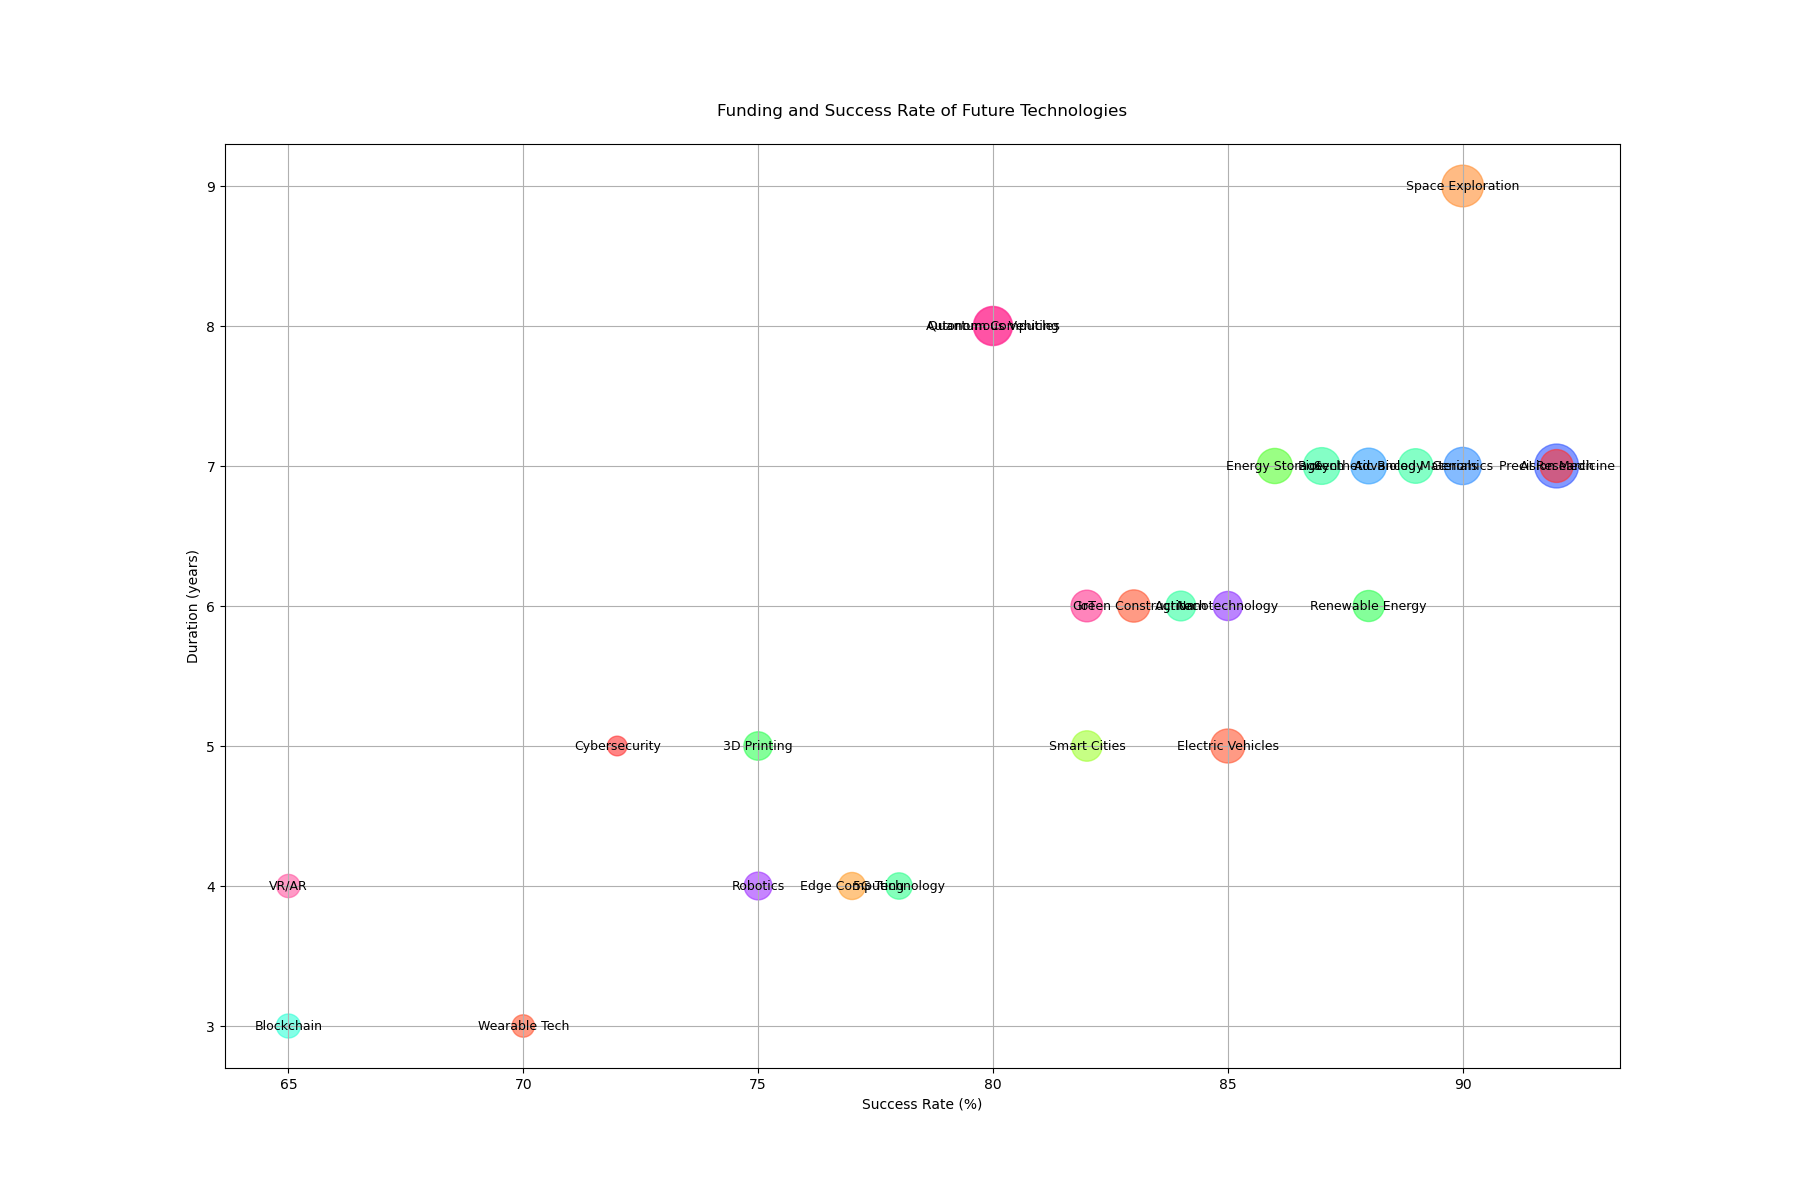

Write the Python code that produced this figure.

import matplotlib.pyplot as plt

data = {
    'Category': ["Electric Vehicles", "Renewable Energy", "AI Research", "Quantum Computing", "Biotech",
                 "Robotics", "Space Exploration", "Blockchain", "Cybersecurity", "5G Technology", 
                 "Nanotechnology", "Green Construction", "Advanced Materials", "Autonomous Vehicles",
                 "Smart Cities", "Wearable Tech", "Genomics", "Edge Computing", "3D Printing", "IoT",
                 "Synthetic Biology", "VR/AR", "Agritech", "Precision Medicine", "Energy Storage"],
    'Funding Amount ($M)': [300, 250, 500, 400, 350, 200, 450, 150, 100, 180, 220, 270, 310, 380, 240, 130, 360, 190, 210, 260, 330, 140, 230, 280, 320],
    'Success Rate (%)': [85, 88, 92, 80, 87, 75, 90, 65, 72, 78, 85, 83, 89, 80, 82, 70, 90, 77, 75, 82, 88, 65, 84, 92, 86],
    'Duration (years)': [5, 6, 7, 8, 7, 4, 9, 3, 5, 4, 6, 6, 7, 8, 5, 3, 7, 4, 5, 6, 7, 4, 6, 7, 7]
}

size = [value * 2 for value in data['Funding Amount ($M)']]

plt.figure(figsize=(18, 12))

scatter = plt.scatter(data['Success Rate (%)'], data['Duration (years)'],
                      s=size, alpha=0.6, 
                      c=['#FF5733', '#33FF57', '#3357FF', '#FF33A1', '#33FFA1', '#A133FF', '#FF8F33', 
                         '#33FFD7', '#FF3333', '#33FF8F', '#8F33FF', '#FF5733', '#33FFA1', '#FF338F',
                         '#A1FF33', '#FF5733', '#338FFF', '#FFA133', '#33FF57', '#FF338F', '#33A1FF',
                         '#FF57A1', '#33FFA1', '#FF3333', '#57FF33'])

plt.title('Funding and Success Rate of Future Technologies', pad=20)
plt.xlabel('Success Rate (%)')
plt.ylabel('Duration (years)')

for index, category in enumerate(data['Category']):
    plt.text(data['Success Rate (%)'][index], data['Duration (years)'][index],
             category, fontsize=9, ha='center', va='center')

plt.grid(True)
plt.show()
